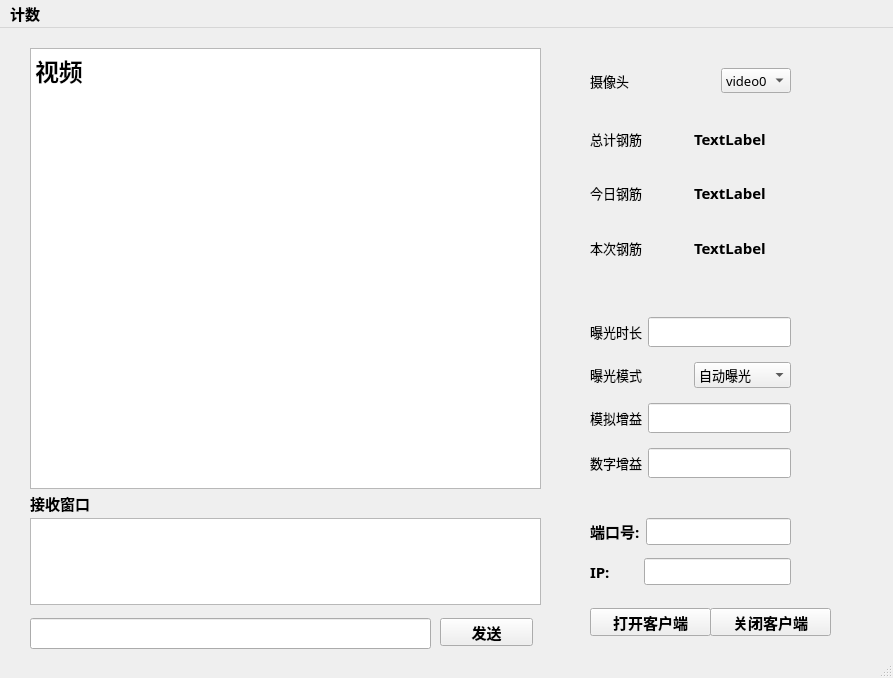
<?xml version="1.0" encoding="UTF-8"?>
<ui version="4.0">
 <class>MainWindow</class>
 <widget class="QMainWindow" name="MainWindow">
  <property name="geometry">
   <rect>
    <x>0</x>
    <y>0</y>
    <width>893</width>
    <height>678</height>
   </rect>
  </property>
  <property name="font">
   <font>
    <family>宋体</family>
    <pointsize>11</pointsize>
    <weight>75</weight>
    <bold>true</bold>
   </font>
  </property>
  <property name="windowTitle">
   <string>MainWindow</string>
  </property>
  <widget class="QWidget" name="centralwidget">
   <widget class="QTextBrowser" name="textBrowser">
    <property name="geometry">
     <rect>
      <x>30</x>
      <y>20</y>
      <width>511</width>
      <height>441</height>
     </rect>
    </property>
    <property name="html">
     <string>&lt;!DOCTYPE HTML PUBLIC &quot;-//W3C//DTD HTML 4.0//EN&quot; &quot;http://www.w3.org/TR/REC-html40/strict.dtd&quot;&gt;
&lt;html&gt;&lt;head&gt;&lt;meta name=&quot;qrichtext&quot; content=&quot;1&quot; /&gt;&lt;style type=&quot;text/css&quot;&gt;
p, li { white-space: pre-wrap; }
&lt;/style&gt;&lt;/head&gt;&lt;body style=&quot; font-family:'宋体'; font-size:11pt; font-weight:600; font-style:normal;&quot;&gt;
&lt;p style=&quot; margin-top:0px; margin-bottom:0px; margin-left:0px; margin-right:0px; -qt-block-indent:0; text-indent:0px;&quot;&gt;&lt;span style=&quot; font-size:18pt;&quot;&gt;视频&lt;/span&gt;&lt;/p&gt;&lt;/body&gt;&lt;/html&gt;</string>
    </property>
   </widget>
   <widget class="QWidget" name="layoutWidget">
    <property name="geometry">
     <rect>
      <x>590</x>
      <y>40</y>
      <width>201</width>
      <height>25</height>
     </rect>
    </property>
    <layout class="QHBoxLayout" name="horizontalLayout">
     <item>
      <widget class="QLabel" name="label">
       <property name="font">
        <font>
         <pointsize>10</pointsize>
         <weight>50</weight>
         <bold>false</bold>
        </font>
       </property>
       <property name="text">
        <string>摄像头</string>
       </property>
      </widget>
     </item>
     <item>
      <spacer name="horizontalSpacer">
       <property name="orientation">
        <enum>Qt::Horizontal</enum>
       </property>
       <property name="sizeHint" stdset="0">
        <size>
         <width>40</width>
         <height>20</height>
        </size>
       </property>
      </spacer>
     </item>
     <item>
      <widget class="QComboBox" name="comboBox">
       <property name="font">
        <font>
         <pointsize>10</pointsize>
         <weight>50</weight>
         <bold>false</bold>
        </font>
       </property>
       <item>
        <property name="text">
         <string>video0</string>
        </property>
       </item>
       <item>
        <property name="text">
         <string>video1</string>
        </property>
       </item>
      </widget>
     </item>
    </layout>
   </widget>
   <widget class="QWidget" name="layoutWidget">
    <property name="geometry">
     <rect>
      <x>590</x>
      <y>100</y>
      <width>201</width>
      <height>131</height>
     </rect>
    </property>
    <layout class="QVBoxLayout" name="verticalLayout">
     <item>
      <layout class="QHBoxLayout" name="horizontalLayout_2">
       <item>
        <widget class="QLabel" name="label_2">
         <property name="font">
          <font>
           <pointsize>10</pointsize>
           <weight>50</weight>
           <bold>false</bold>
          </font>
         </property>
         <property name="text">
          <string>总计钢筋</string>
         </property>
        </widget>
       </item>
       <item>
        <widget class="QLabel" name="label_9">
         <property name="text">
          <string>TextLabel</string>
         </property>
        </widget>
       </item>
      </layout>
     </item>
     <item>
      <spacer name="verticalSpacer">
       <property name="orientation">
        <enum>Qt::Vertical</enum>
       </property>
       <property name="sizeHint" stdset="0">
        <size>
         <width>20</width>
         <height>40</height>
        </size>
       </property>
      </spacer>
     </item>
     <item>
      <layout class="QHBoxLayout" name="horizontalLayout_3">
       <item>
        <widget class="QLabel" name="label_3">
         <property name="font">
          <font>
           <pointsize>10</pointsize>
           <weight>50</weight>
           <bold>false</bold>
          </font>
         </property>
         <property name="text">
          <string>今日钢筋</string>
         </property>
        </widget>
       </item>
       <item>
        <widget class="QLabel" name="label_10">
         <property name="text">
          <string>TextLabel</string>
         </property>
        </widget>
       </item>
      </layout>
     </item>
     <item>
      <spacer name="verticalSpacer_2">
       <property name="orientation">
        <enum>Qt::Vertical</enum>
       </property>
       <property name="sizeHint" stdset="0">
        <size>
         <width>20</width>
         <height>40</height>
        </size>
       </property>
      </spacer>
     </item>
     <item>
      <layout class="QHBoxLayout" name="horizontalLayout_4">
       <item>
        <widget class="QLabel" name="label_4">
         <property name="font">
          <font>
           <pointsize>10</pointsize>
           <weight>50</weight>
           <bold>false</bold>
          </font>
         </property>
         <property name="text">
          <string>本次钢筋</string>
         </property>
        </widget>
       </item>
       <item>
        <widget class="QLabel" name="label_11">
         <property name="text">
          <string>TextLabel</string>
         </property>
        </widget>
       </item>
      </layout>
     </item>
    </layout>
   </widget>
   <widget class="QWidget" name="layoutWidget">
    <property name="geometry">
     <rect>
      <x>590</x>
      <y>280</y>
      <width>201</width>
      <height>181</height>
     </rect>
    </property>
    <layout class="QVBoxLayout" name="verticalLayout_2">
     <item>
      <layout class="QHBoxLayout" name="horizontalLayout_5">
       <item>
        <widget class="QLabel" name="label_5">
         <property name="font">
          <font>
           <pointsize>10</pointsize>
           <weight>50</weight>
           <bold>false</bold>
          </font>
         </property>
         <property name="text">
          <string>曝光时长</string>
         </property>
        </widget>
       </item>
       <item>
        <widget class="QLineEdit" name="lineEdit"/>
       </item>
      </layout>
     </item>
     <item>
      <layout class="QHBoxLayout" name="horizontalLayout_6">
       <item>
        <widget class="QLabel" name="label_6">
         <property name="font">
          <font>
           <pointsize>10</pointsize>
           <weight>50</weight>
           <bold>false</bold>
          </font>
         </property>
         <property name="text">
          <string>曝光模式</string>
         </property>
        </widget>
       </item>
       <item>
        <widget class="QComboBox" name="comboBox_2">
         <property name="font">
          <font>
           <family>宋体</family>
           <pointsize>10</pointsize>
           <weight>50</weight>
           <bold>false</bold>
          </font>
         </property>
         <item>
          <property name="text">
           <string>自动曝光</string>
          </property>
         </item>
         <item>
          <property name="text">
           <string>手动曝光</string>
          </property>
         </item>
        </widget>
       </item>
      </layout>
     </item>
     <item>
      <layout class="QHBoxLayout" name="horizontalLayout_7">
       <item>
        <widget class="QLabel" name="label_8">
         <property name="font">
          <font>
           <family>宋体</family>
           <pointsize>10</pointsize>
           <weight>50</weight>
           <bold>false</bold>
          </font>
         </property>
         <property name="text">
          <string>模拟增益</string>
         </property>
        </widget>
       </item>
       <item>
        <widget class="QLineEdit" name="lineEdit_2"/>
       </item>
      </layout>
     </item>
     <item>
      <layout class="QHBoxLayout" name="horizontalLayout_8">
       <item>
        <widget class="QLabel" name="label_7">
         <property name="font">
          <font>
           <pointsize>10</pointsize>
           <weight>50</weight>
           <bold>false</bold>
          </font>
         </property>
         <property name="text">
          <string>数字增益</string>
         </property>
        </widget>
       </item>
       <item>
        <widget class="QLineEdit" name="lineEdit_3"/>
       </item>
      </layout>
     </item>
    </layout>
   </widget>
   <widget class="QPushButton" name="open_client">
    <property name="geometry">
     <rect>
      <x>590</x>
      <y>580</y>
      <width>121</width>
      <height>28</height>
     </rect>
    </property>
    <property name="text">
     <string>打开客户端</string>
    </property>
   </widget>
   <widget class="QPushButton" name="close_client">
    <property name="geometry">
     <rect>
      <x>710</x>
      <y>580</y>
      <width>121</width>
      <height>28</height>
     </rect>
    </property>
    <property name="text">
     <string>关闭客户端</string>
    </property>
   </widget>
   <widget class="QPushButton" name="send">
    <property name="geometry">
     <rect>
      <x>440</x>
      <y>590</y>
      <width>93</width>
      <height>28</height>
     </rect>
    </property>
    <property name="text">
     <string>发送</string>
    </property>
   </widget>
   <widget class="QLabel" name="label_14">
    <property name="geometry">
     <rect>
      <x>30</x>
      <y>465</y>
      <width>91</width>
      <height>21</height>
     </rect>
    </property>
    <property name="text">
     <string>接收窗口</string>
    </property>
   </widget>
   <widget class="QPlainTextEdit" name="receivewd">
    <property name="geometry">
     <rect>
      <x>30</x>
      <y>490</y>
      <width>511</width>
      <height>87</height>
     </rect>
    </property>
   </widget>
   <widget class="QLineEdit" name="sendText">
    <property name="geometry">
     <rect>
      <x>30</x>
      <y>590</y>
      <width>401</width>
      <height>31</height>
     </rect>
    </property>
   </widget>
   <widget class="QWidget" name="">
    <property name="geometry">
     <rect>
      <x>590</x>
      <y>490</y>
      <width>201</width>
      <height>27</height>
     </rect>
    </property>
    <layout class="QHBoxLayout" name="horizontalLayout_9">
     <item>
      <widget class="QLabel" name="label_12">
       <property name="text">
        <string>端口号:</string>
       </property>
      </widget>
     </item>
     <item>
      <widget class="QLineEdit" name="portnum"/>
     </item>
    </layout>
   </widget>
   <widget class="QWidget" name="">
    <property name="geometry">
     <rect>
      <x>590</x>
      <y>530</y>
      <width>201</width>
      <height>27</height>
     </rect>
    </property>
    <layout class="QHBoxLayout" name="horizontalLayout_10">
     <item>
      <widget class="QLabel" name="label_13">
       <property name="text">
        <string>IP:</string>
       </property>
      </widget>
     </item>
     <item>
      <spacer name="horizontalSpacer_2">
       <property name="orientation">
        <enum>Qt::Horizontal</enum>
       </property>
       <property name="sizeHint" stdset="0">
        <size>
         <width>40</width>
         <height>20</height>
        </size>
       </property>
      </spacer>
     </item>
     <item>
      <widget class="QLineEdit" name="ipnum"/>
     </item>
    </layout>
   </widget>
  </widget>
  <widget class="QMenuBar" name="menubar">
   <property name="geometry">
    <rect>
     <x>0</x>
     <y>0</y>
     <width>893</width>
     <height>26</height>
    </rect>
   </property>
   <widget class="QMenu" name="menu">
    <property name="title">
     <string>计数</string>
    </property>
   </widget>
   <addaction name="menu"/>
  </widget>
  <widget class="QStatusBar" name="statusbar"/>
 </widget>
 <resources/>
 <connections/>
</ui>
